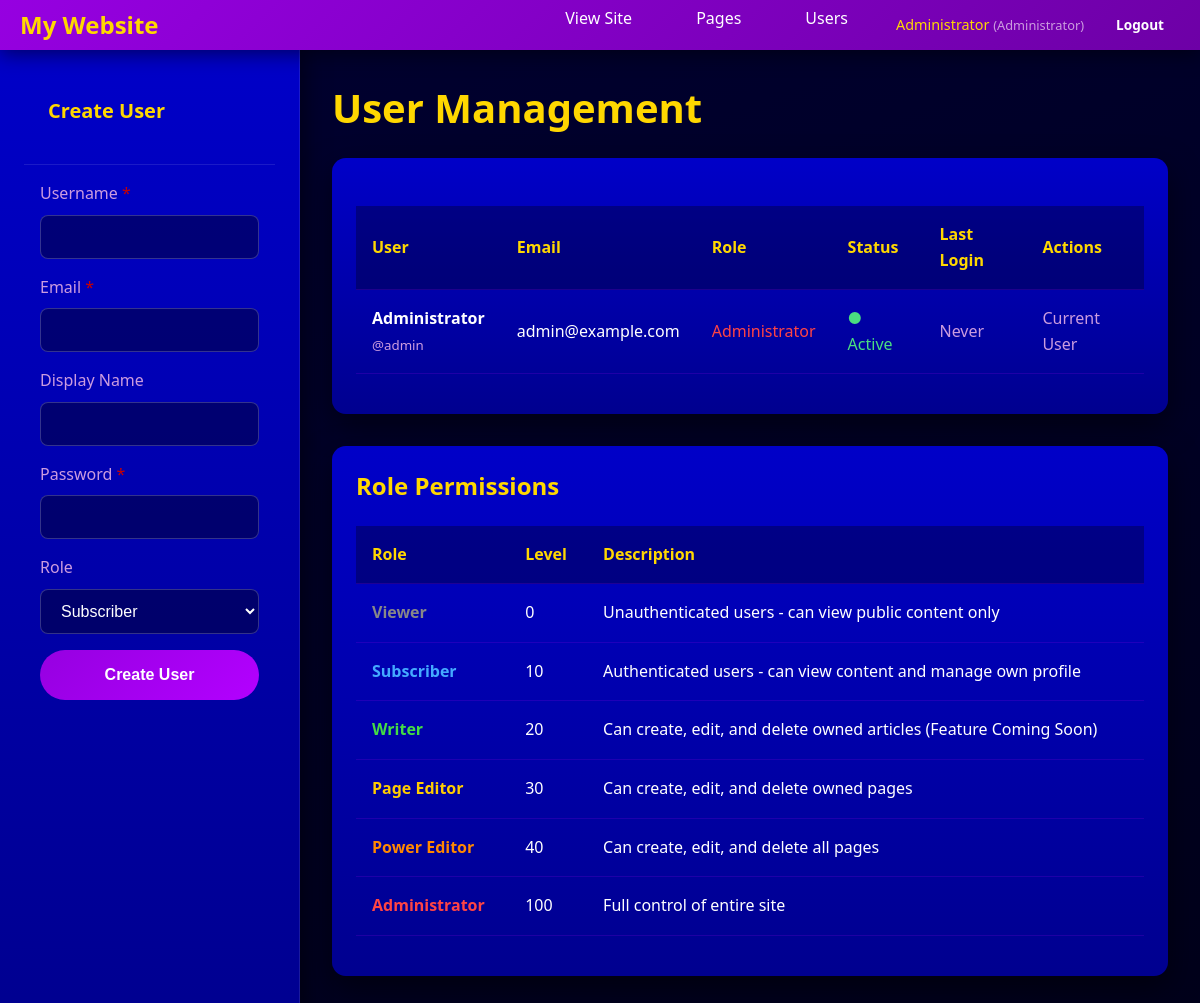
The page /admin/users.php (signed in) on the database its author committed.
### tables this page shows
CREATE TABLE IF NOT EXISTS users (
    id INT AUTO_INCREMENT PRIMARY KEY,
    username VARCHAR(50) UNIQUE NOT NULL,
    email VARCHAR(255) UNIQUE NOT NULL,
    password_hash VARCHAR(255) NOT NULL,
    display_name VARCHAR(100),
    role_id INT NOT NULL DEFAULT 2,
    is_active BOOLEAN DEFAULT TRUE,
    email_verified BOOLEAN DEFAULT FALSE,
    last_login TIMESTAMP NULL,
    created_at TIMESTAMP DEFAULT CURRENT_TIMESTAMP,
    updated_at TIMESTAMP DEFAULT CURRENT_TIMESTAMP ON UPDATE CURRENT_TIMESTAMP,
    FOREIGN KEY (role_id) REFERENCES roles(id),
    INDEX idx_username (username),
    INDEX idx_email (email),
    INDEX idx_role (role_id)
);

CREATE TABLE IF NOT EXISTS roles (
    id INT AUTO_INCREMENT PRIMARY KEY,
    name VARCHAR(50) UNIQUE NOT NULL,
    display_name VARCHAR(100) NOT NULL,
    description TEXT,
    level INT NOT NULL DEFAULT 0,
    created_at TIMESTAMP DEFAULT CURRENT_TIMESTAMP,
    INDEX idx_level (level)
);

### src/config.php (called while the page is built, shortened)
<?php
function getDB() {
    static $pdo = null;
    if ($pdo === null) {
        try {
            $pdo = new PDO(
                "mysql:host=" . DB_HOST . ";dbname=" . DB_NAME . ";charset=utf8mb4",
                DB_USER,
                DB_PASSWORD,
                [
                    PDO::ATTR_ERRMODE => PDO::ERRMODE_EXCEPTION,
                    PDO::ATTR_DEFAULT_FETCH_MODE => PDO::FETCH_ASSOC,
                    PDO::ATTR_EMULATE_PREPARES => false,
                ]
            );
        } catch (PDOException $e) {
            die("Database connection failed: " . $e->getMessage());
        }
    }
    return $pdo;
}
function h($string) {
    return htmlspecialchars($string, ENT_QUOTES, 'UTF-8');
}
?>

### src/auth.php (called while the page is built, shortened)
<?php
require_once __DIR__ . '/config.php';
class Auth {
    private $db;
    private $user = null;
    private $permissions = [];
    public function __construct() {
        $this->db = getDB();
        $this->loadUserFromSession();
    }
    private function loadUserFromSession() {
        if (isset($_SESSION['user_id'])) {
            $stmt = $this->db->prepare("
                SELECT u.*, r.name as role_name, r.display_name as role_display_name, r.level as role_level
                FROM users u
                JOIN roles r ON u.role_id = r.id
                WHERE u.id = ? AND u.is_active = TRUE
            ");
            $stmt->execute([$_SESSION['user_id']]);
            $this->user = $stmt->fetch();
            if ($this->user) {
                $this->loadPermissions();
            } else {
                $this->logout();
            }
        } elseif (isset($_COOKIE['remember_token'])) {
            $this->authenticateByToken($_COOKIE['remember_token']);
        }
    }
    private function loadPermissions() {
        $stmt = $this->db->prepare("
            SELECT p.name
            FROM permissions p
            JOIN role_permissions rp ON p.id = rp.permission_id
            WHERE rp.role_id = ?
        ");
        $stmt->execute([$this->user['role_id']]);
        $this->permissions = $stmt->fetchAll(PDO::FETCH_COLUMN);
    }
    public function getUser() {
        return $this->getSafeUserData();
    }
    private function getSafeUserData() {
        return [
            'id' => $this->user['id'],
            'username' => $this->user['username'],
            'email' => $this->user['email'],
            'display_name' => $this->user['display_name'],
            'role_id' => $this->user['role_id'],
            'role_name' => $this->user['role_name'],
            'role_display_name' => $this->user['role_display_name'],
            'role_level' => $this->user['role_level'],
            'created_at' => $this->user['created_at'],
            'last_login' => $this->user['last_login']
        ];
    }
    public function hasPermission($permission) {
        return in_array($permission, $this->permissions);
    }
    public function getRoles() {
        $stmt = $this->db->query("SELECT * FROM roles ORDER BY level ASC");
        return $stmt->fetchAll();
    }
    public function getAllUsers() {
        $stmt = $this->db->query("
            SELECT u.id, u.username, u.email, u.display_name, u.role_id,
                   u.is_active, u.created_at, u.last_login,
                   r.name as role_name, r.display_name as role_display_name
            FROM users u
            JOIN roles r ON u.role_id = r.id
            ORDER BY u.created_at DESC
        ");
        return $stmt->fetchAll();
    }
}
$auth = new Auth();
function auth() {
    global $auth;
    return $auth;
}
function currentUser() {
    return auth()->getUser();
}
?>

### src/admin/users.php (the view, shortened to what this page needs)
<?php
require_once '../auth.php';
$currentUser = currentUser();
$users = auth()->getAllUsers();
$roles = auth()->getRoles();
?>
<!DOCTYPE html>
<html lang="en">
<head>
    <link rel="stylesheet" href="/assets/css/global.css">
    <link rel="stylesheet" href="/assets/css/auth.css">
    <link rel="stylesheet" href="/assets/css/editor.css">
</head>
<body>
    <nav class="navbar">
        <div class="container">
            <a href="/" class="logo"><?php echo h(SITE_TITLE); ?></a>
            <ul class="nav-menu">
                <li><a href="/">View Site</a></li>
                <li><a href="/admin/">Pages</a></li>
                <li><a href="/admin/users.php" class="active">Users</a></li>
                <li class="user-menu">
                    <span class="user-badge">
                        <?php echo h($currentUser['display_name']); ?>
                        <small>(<?php echo h($currentUser['role_display_name']); ?>)</small>
                    </span>
                    <a href="/logout.php" class="btn btn-sm">Logout</a>
                </li>
            </ul>
        </div>
    </nav>
    <div class="editor-container">
        <aside class="sidebar">
            <div class="sidebar-header">
                <h2>Create User</h2>
            </div>
            <form method="POST" action="" style="padding: 1rem;">
                <div class="form-group">
                    <label for="username">Username <span class="required">*</span></label>
                    <input type="text" id="username" name="username" class="form-control" required>
                </div>
                <div class="form-group">
                    <label for="email">Email <span class="required">*</span></label>
                    <input type="email" id="email" name="email" class="form-control" required>
                </div>
                <div class="form-group">
                    <label for="display_name">Display Name</label>
                    <input type="text" id="display_name" name="display_name" class="form-control">
                </div>
                <div class="form-group">
                    <label for="password">Password <span class="required">*</span></label>
                    <input type="password" id="password" name="password" class="form-control" required minlength="8">
                </div>
                <div class="form-group">
                    <label for="role_id">Role</label>
                    <select id="role_id" name="role_id" class="form-control">
                        <?php foreach ($roles as $role): ?>
                        <option value="<?php echo $role['id']; ?>" <?php echo $role['name'] === 'subscriber' ? 'selected' : ''; ?>>
                            <?php echo h($role['display_name']); ?>
                        </option>
                        <?php endforeach; ?>
                    </select>
                </div>
                <button type="submit" class="btn btn-primary btn-block">Create User</button>
            </form>
        </aside>
        <main class="editor-main" style="padding: 2rem;">
            <h1 style="color: var(--accent); margin-bottom: 1.5rem;">User Management</h1>
            <div class="card">
                <table class="users-table">
                    <thead>
                        <tr>
                            <th>User</th>
                            <th>Email</th>
                            <th>Role</th>
                            <th>Status</th>
                            <th>Last Login</th>
                            <th>Actions</th>
                        </tr>
                    </thead>
                    <tbody>
                        <?php foreach ($users as $user): ?>
                        <tr data-user-id="<?php echo $user['id']; ?>">
                            <td>
                                <strong><?php echo h($user['display_name'] ?: $user['username']); ?></strong>
                                <br><small style="color: var(--text-muted);">@<?php echo h($user['username']); ?></small>
                            </td>
                            <td><?php echo h($user['email']); ?></td>
                            <td>
                                <?php if ($user['id'] == $currentUser['id']): ?>
                                    <span class="role-<?php echo h($user['role_name']); ?>">
                                        <?php echo h($user['role_display_name']); ?>
                                    </span>
                                <?php endif; ?>
                            </td>
                            <td>
                                <span class="status-<?php echo $user['is_active'] ? 'active' : 'inactive'; ?>">
                                    <?php echo $user['is_active'] ? '● Active' : '○ Inactive'; ?>
                                </span>
                            </td>
                            <td>
                                <?php if ($user['last_login']): ?>
                                    <?php echo date('M j, Y H:i', strtotime($user['last_login'])); ?>
                                <?php else: ?>
                                    <span style="color: var(--text-muted);">Never</span>
                                <?php endif; ?>
                            </td>
                            <td>
                                <?php if ($user['id'] != $currentUser['id']): ?>
                                    <button class="btn btn-sm" onclick="toggleStatus(<?php echo $user['id']; ?>)">
                                        <?php echo $user['is_active'] ? 'Deactivate' : 'Activate'; ?>
                                    </button>
                                <?php else: ?>
                                    <span style="color: var(--text-muted);">Current User</span>
                                <?php endif; ?>
                            </td>
                        </tr>
                        <?php endforeach; ?>
                    </tbody>
                </table>
            </div>
            <div class="card" style="margin-top: 2rem;">
                <h3 style="color: var(--accent); margin-bottom: 1rem;">Role Permissions</h3>
                <table class="users-table">
                    <thead>
                        <tr>
                            <th>Role</th>
                            <th>Level</th>
                            <th>Description</th>
                        </tr>
                    </thead>
                    <tbody>
                        <?php foreach ($roles as $role): ?>
                        <tr>
                            <td><strong class="role-<?php echo h($role['name']); ?>"><?php echo h($role['display_name']); ?></strong></td>
                            <td><?php echo $role['level']; ?></td>
                            <td><?php echo h($role['description']); ?></td>
                        </tr>
                        <?php endforeach; ?>
                    </tbody>
                </table>
            </div>
        </main>
    </div>
</body>
</html>

### src/assets/css/global.css (style rules this page uses)
:root { --bg-main: #000030; --bg-panel: #0000C8; --bg-panel-dark: #00008f; --primary: #9600E1; --primary-dark: #6d00a6; --primary-light: #b300ff; --secondary: #CC9CDF; --danger: #C80000; --danger-dark: #a00000; --success: #00a060; --success-light: #c6f6d5; --warning: #ffc107; --accent: #FFD700; --text-main: #ffffff; --text-muted: #CC9CDF; --text-dark: #000030; --border-color: rgba(255, 255, 255, 0.1); --border-light: rgba(255, 255, 255, 0.2); --shadow-color: rgba(0, 0, 0, 0.5); --overlay: rgba(0, 0, 48, 0.9); }
* { margin: 0; padding: 0; box-sizing: border-box; }
html, body { height: 100%; scroll-behavior: smooth; }
body { font-family: system-ui, -apple-system, BlinkMacSystemFont, 'Segoe UI', Roboto, Oxygen, Ubuntu, sans-serif; line-height: 1.6; background: linear-gradient(160deg, var(--bg-main), #00001a); color: var(--text-main); min-height: 100vh; display: flex; flex-direction: column; }
h1, h2, h3, h4, h5, h6 { line-height: 1.3; margin-bottom: 0.5em; }
h1 { font-size: 2.5rem; }
h2 { font-size: 2rem; }
h3 { font-size: 1.5rem; }
a { color: var(--accent); text-decoration: none; transition: color 0.2s, opacity 0.2s; }
.container { max-width: 1200px; margin: 0 auto; padding: 0 20px; }
.navbar { background: linear-gradient(135deg, var(--primary), var(--primary-dark)); height: 50px; box-shadow: 0 4px 20px var(--shadow-color); position: sticky; top: 0; z-index: 100; flex-shrink: 0; }
.navbar .container { display: flex; justify-content: space-between; align-items: center; height: 100%; }
.logo { font-size: 1.5rem; font-weight: bold; color: var(--accent); text-decoration: none; }
.nav-menu { display: flex; list-style: none; gap: 2rem; }
.nav-menu a { color: var(--text-main); text-decoration: none; padding: 0.5rem 1rem; border-radius: 6px; transition: background 0.2s, transform 0.2s; }
.sidebar { background: linear-gradient(180deg, var(--primary), var(--primary-dark)); padding: 1.5rem; box-shadow: 4px 0 20px var(--shadow-color); }
.sidebar h1, .sidebar h2 { margin: 0 0 1.5rem; font-size: 1.4rem; color: var(--accent); }
.card, .content { background: linear-gradient(180deg, var(--bg-panel), var(--bg-panel-dark)); border-radius: 14px; padding: 1.5rem; margin-bottom: 1.5rem; box-shadow: 0 12px 30px var(--shadow-color); }
.card h3, .content h2 { color: var(--secondary); }
.btn, .button { display: inline-block; padding: 0.6rem 1.2rem; border-radius: 999px; border: none; font-weight: 600; font-size: 1rem; cursor: pointer; text-decoration: none; transition: transform 0.15s, box-shadow 0.15s, background 0.2s; }
.btn-primary, .button.primary { background: linear-gradient(135deg, var(--primary), var(--primary-light)); color: white; }
.form-control, input[type="text"], input[type="email"], input[type="password"], textarea, select { width: 100%; padding: 0.75rem 1rem; border: 1px solid var(--border-light); border-radius: 8px; font-size: 1rem; background: rgba(0, 0, 48, 0.5); color: var(--text-main); transition: border-color 0.2s, box-shadow 0.2s; }
.form-control::placeholder, input::placeholder, textarea::placeholder { color: var(--text-muted); opacity: 0.7; }
label { display: block; margin-bottom: 0.5rem; color: var(--secondary); font-weight: 500; }
.form-group { margin-bottom: 1rem; }
table { width: 100%; border-collapse: collapse; margin-bottom: 1rem; }
th, td { padding: 0.75rem 1rem; text-align: left; border-bottom: 1px solid var(--border-color); }
th { background: rgba(150, 0, 225, 0.2); color: var(--accent); font-weight: 600; }

### src/assets/css/auth.css (style rules this page uses)
.required { color: var(--danger); }
.btn-block { width: 100%; padding: 1rem; font-size: 1rem; font-weight: 600; }
.user-menu { display: flex; align-items: center; gap: 1rem; }
.user-badge { color: var(--accent); font-size: 0.9rem; }
.user-badge small { color: var(--text-muted); font-size: 0.8rem; }
.btn-sm { padding: 0.4rem 0.8rem; font-size: 0.85rem; }
.role-admin { color: #ff4444; }
.role-power_editor { color: #ff8800; }
.role-page_editor { color: #ffcc00; }
.role-writer { color: #44dd44; }
.role-subscriber { color: #44aaff; }
.role-viewer { color: #888888; }
.users-table { width: 100%; border-collapse: collapse; margin-top: 1.5rem; }
.users-table th, .users-table td { padding: 1rem; text-align: left; border-bottom: 1px solid rgba(150, 0, 225, 0.2); }
.users-table th { background: rgba(0, 0, 0, 0.3); color: var(--accent); font-weight: 600; }
.users-table .status-active { color: #4ade80; }

### rows shown on the page
users: display_name "Administrator", role.display_name "Administrator", username "admin", email "admin@example.com", is_active "● Active", shows "Never", shows "Current User"
roles: display_name "Viewer", level "0", description "Unauthenticated users - can view public content only"
roles: display_name "Subscriber", level "10", description "Authenticated users - can view content and manage own profile"
roles: display_name "Writer", level "20", description "Can create, edit, and delete owned articles (Feature Coming Soon)"
roles: display_name "Page Editor", level "30", description "Can create, edit, and delete owned pages"
roles: display_name "Power Editor", level "40", description "Can create, edit, and delete all pages"
roles: display_name "Administrator", level "100", description "Full control of entire site"

### other values the page prints
SITE_TITLE "My Website"
form field role_id "Subscriber"
